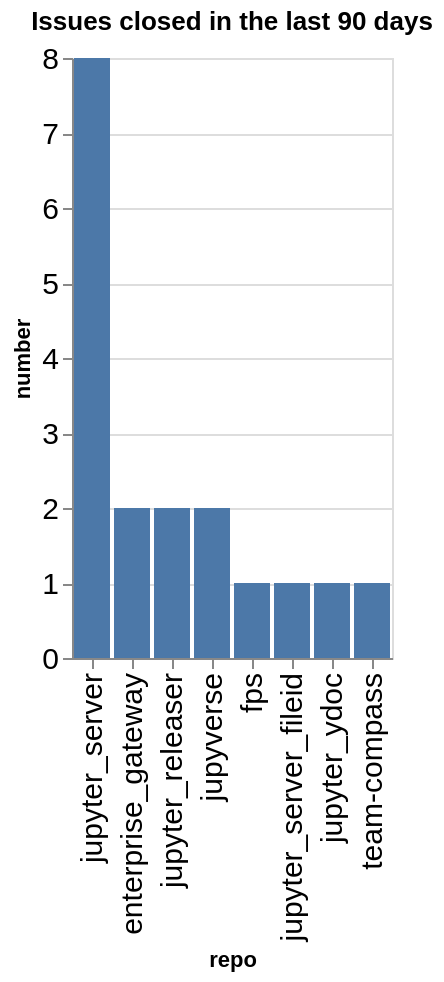

The notebook cell saved with this chart:
### Code cell
closed_counts = closed.groupby(['org', 'repo']).count()['number'].reset_index()
closed_counts['org/repo'] = closed_counts.apply(lambda a: a['org'] + '/' + a['repo'], axis=1)
sorted_vals = closed_counts.sort_values(['number'], ascending=False)['repo'].values
alt.Chart(data=closed_counts, title=f"Issues closed in the last {n_days} days").mark_bar().encode(
    x=alt.X('repo', sort=alt.Sort(sorted_vals.tolist())),
    y='number',
)

### Figure 1 — Vega-Lite specification as saved in the notebook (floating-point values rounded to 4 significant figures)
{"config": {"axisLeft": {"labelFontSize": 15}, "axisBottom": {"labelFontSize": 15}}, "data": {"name": "data-383598813029a3c83d9fd557c81eeabe"}, "mark": {"type": "bar"}, "encoding": {"x": {"field": "repo", "sort": ["jupyter_server", "enterprise_gateway", "jupyter_releaser", "jupyverse", "fps", "jupyter_server_fileid", "jupyter_ydoc", "team-compass"], "type": "nominal"}, "y": {"field": "number", "type": "quantitative"}}, "title": "Issues closed in the last 90 days", "$schema": "https://vega.github.io/schema/vega-lite/v5.20.1.json", "datasets": {"data-383598813029a3c83d9fd557c81eeabe": [{"org": "jupyter-server", "repo": "enterprise_gateway", "number": 2, "org/repo": "jupyter-server/enterprise_gateway"}, {"org": "jupyter-server", "repo": "fps", "number": 1, "org/repo": "jupyter-server/fps"}, {"org": "jupyter-server", "repo": "jupyter_releaser", "number": 2, "org/repo": "jupyter-server/jupyter_releaser"}, {"org": "jupyter-server", "repo": "jupyter_server", "number": 8, "org/repo": "jupyter-server/jupyter_server"}, {"org": "jupyter-server", "repo": "jupyter_server_fileid", "number": 1, "org/repo": "jupyter-server/jupyter_server_fileid"}, {"org": "jupyter-server", "repo": "jupyter_ydoc", "number": 1, "org/repo": "jupyter-server/jupyter_ydoc"}, {"org": "jupyter-server", "repo": "jupyverse", "number": 2, "org/repo": "jupyter-server/jupyverse"}, {"org": "jupyter-server", "repo": "team-compass", "number": 1, "org/repo": "jupyter-server/team-compass"}]}}
